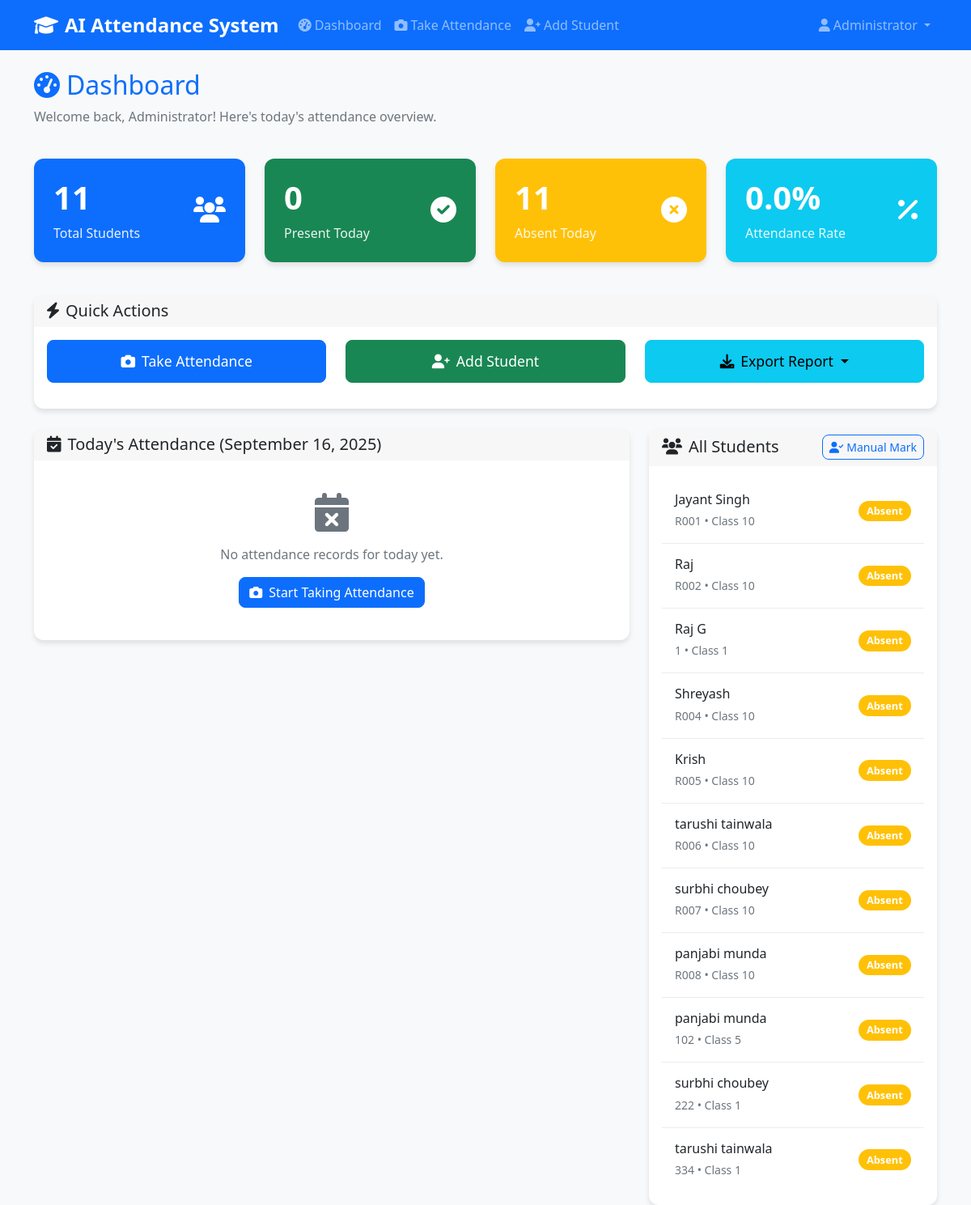
Page /dashboard (signed in) on the earlier database version.
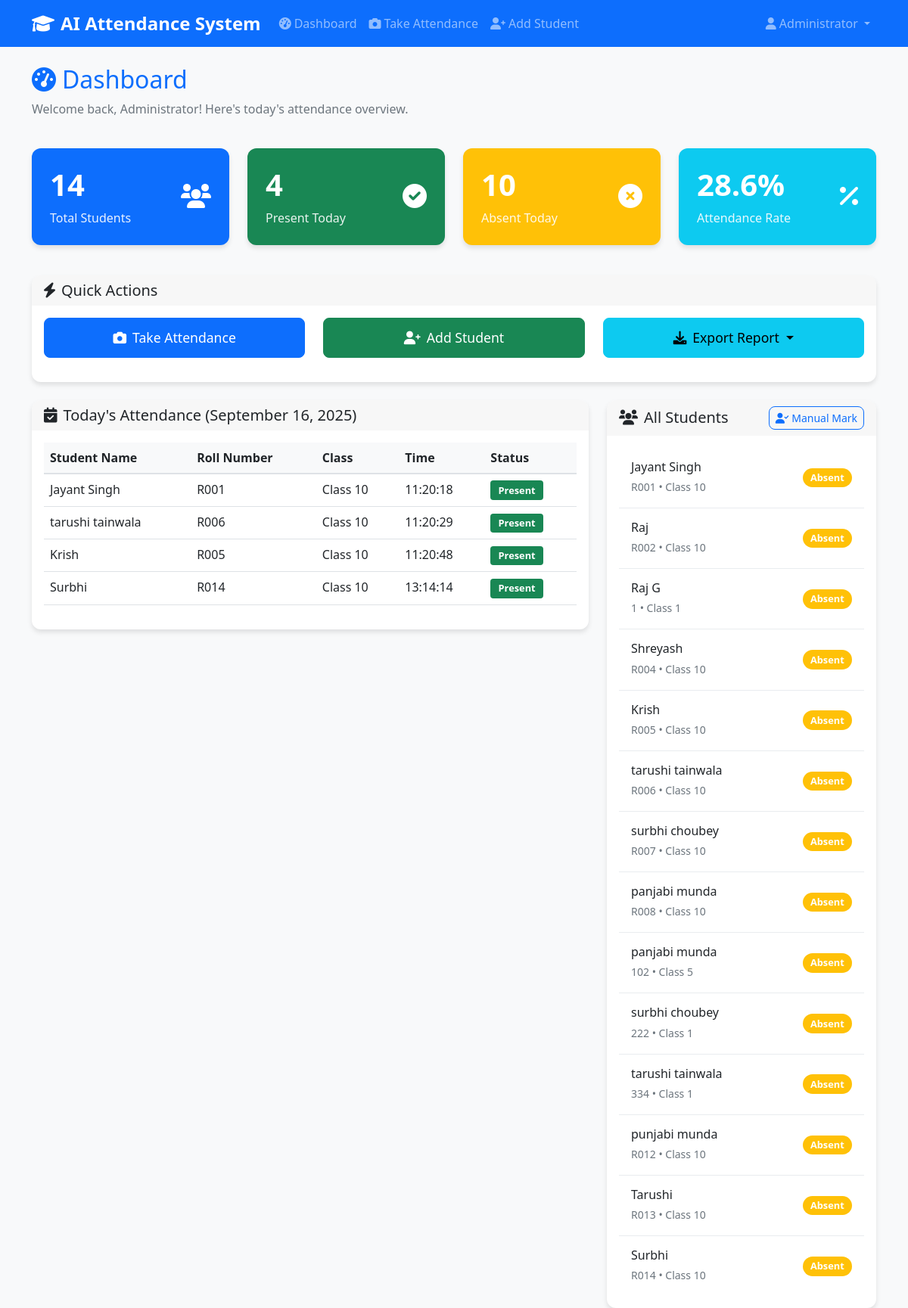
Same page on the later database version.
### app.py (models this page shows)
class Student(db.Model):
    id = db.Column(db.Integer, primary_key=True)
    name = db.Column(db.String(100), nullable=False)
    roll_number = db.Column(db.String(20), unique=True, nullable=False)
    class_name = db.Column(db.String(50), nullable=False)
    def to_dict(self):
        return {
            'id': self.id,
            'name': self.name,
            'roll_number': self.roll_number,
            'class_name': self.class_name
        }

class Attendance(db.Model):
    id = db.Column(db.Integer, primary_key=True)
    student_id = db.Column(db.Integer, db.ForeignKey('student.id'), nullable=False)
    date = db.Column(db.Date, nullable=False)
    time = db.Column(db.Time, nullable=False)
    teacher_id = db.Column(db.Integer, db.ForeignKey('teacher.id'), nullable=False)
    student = db.relationship('Student', backref='attendance_records')

### app.py (the view)
@app.route('/dashboard')
def dashboard():
    if not validate_session():
        return redirect(url_for('login'))
    today = datetime.now().date()
    today_attendance = Attendance.query.filter_by(date=today).all()
    students = Student.query.all()
    students_data = [student.to_dict() for student in students]
    return render_template('dashboard.html',
                         students=students_data,
                         today_attendance=today_attendance,
                         today=today)

### app.py (called while the page is built)
def validate_session():
    if 'teacher_id' in session and 'login_time' in session:
        try:
            login_time = datetime.fromisoformat(session['login_time'])
            if datetime.now() - login_time > timedelta(hours=8):
                session.clear()
                return False
            if datetime.now() - login_time > timedelta(hours=2):
                session['login_time'] = datetime.now().isoformat()
                session.modified = True
            return True
        except:
            session.clear()
            return False
    return False

### templates/dashboard.html (shortened to what this page needs)
{% extends "base.html" %}  {% block content %}
<div class="row mb-4">
  <div class="col-12">
    <h2 class="text-primary">
      <i class="fas fa-tachometer-alt me-2"></i>Dashboard
    </h2>
    <p class="text-muted">
      Welcome back, {{ session.teacher_name }}! Here's today's attendance
      overview.
    </p>
  </div>
</div>
<div class="row mb-4">
  <div class="col-md-3 mb-3">
    <div class="card bg-primary text-white">
      <div class="card-body">
        <div class="d-flex justify-content-between">
          <div>
            <h4 class="card-title">{{ students|length }}</h4>
            <p class="card-text">Total Students</p>
          </div>
          <div class="align-self-center">
            <i class="fas fa-users fa-2x"></i>
          </div>
        </div>
      </div>
    </div>
  </div>
  <div class="col-md-3 mb-3">
    <div class="card bg-success text-white">
      <div class="card-body">
        <div class="d-flex justify-content-between">
          <div>
            <h4 class="card-title">{{ today_attendance|length }}</h4>
            <p class="card-text">Present Today</p>
          </div>
          <div class="align-self-center">
            <i class="fas fa-check-circle fa-2x"></i>
          </div>
        </div>
      </div>
    </div>
  </div>
  <div class="col-md-3 mb-3">
    <div class="card bg-warning text-white">
      <div class="card-body">
        <div class="d-flex justify-content-between">
          <div>
            <h4 class="card-title">
              {{ students|length - today_attendance|length }}
            </h4>
            <p class="card-text">Absent Today</p>
          </div>
          <div class="align-self-center">
            <i class="fas fa-times-circle fa-2x"></i>
          </div>
        </div>
      </div>
    </div>
  </div>
  <div class="col-md-3 mb-3">
    <div class="card bg-info text-white">
      <div class="card-body">
        <div class="d-flex justify-content-between">
          <div>
            <h4 class="card-title">
              {{ "%.1f"|format((today_attendance|length / students|length * 100)
              if students|length > 0 else 0) }}%
            </h4>
            <p class="card-text">Attendance Rate</p>
          </div>
          <div class="align-self-center">
            <i class="fas fa-percentage fa-2x"></i>
          </div>
        </div>
      </div>
    </div>
  </div>
</div>
<div class="row mb-4">
  <div class="col-12">
    <div class="card">
      <div class="card-header">
        <h5 class="mb-0"><i class="fas fa-bolt me-2"></i>Quick Actions</h5>
      </div>
      <div class="card-body">
        <div class="row">
          <div class="col-md-4 mb-3">
            <a
              href="{{ url_for('take_attendance') }}"
              class="btn btn-primary btn-lg w-100"
            >
              <i class="fas fa-camera me-2"></i>Take Attendance
            </a>
          </div>
          <div class="col-md-4 mb-3">
            <a
              href="{{ url_for('add_student') }}"
              class="btn btn-success btn-lg w-100"
            >
              <i class="fas fa-user-plus me-2"></i>Add Student
            </a>
          </div>
          <div class="col-md-4 mb-3">
            <div class="dropdown">
              <button
                class="btn btn-info btn-lg w-100 dropdown-toggle"
                type="button"
                id="exportDropdown"
                data-bs-toggle="dropdown"
                aria-expanded="false"
              >
                <i class="fas fa-download me-2"></i>Export Report
              </button>
            </div>
          </div>
        </div>
      </div>
    </div>
  </div>
</div>
<div class="row">
  <div class="col-md-8">
    <div class="card">
      <div class="card-header">
        <h5 class="mb-0">
          <i class="fas fa-calendar-check me-2"></i>Today's Attendance ({{
          today.strftime('%B %d, %Y') }})
        </h5>
      </div>
      <div class="card-body">
        {% if today_attendance %}
        <div class="table-responsive">
          <table class="table table-hover">
            <thead>
              <tr>
                <th>Student Name</th>
                <th>Roll Number</th>
                <th>Class</th>
                <th>Time</th>
                <th>Status</th>
              </tr>
            </thead>
            <tbody>
              {% for attendance in today_attendance %}
              <tr>
                <td>{{ attendance.student.name }}</td>
                <td>{{ attendance.student.roll_number }}</td>
                <td>{{ attendance.student.class_name }}</td>
                <td>{{ attendance.time.strftime('%H:%M:%S') }}</td>
                <td>
                  <span class="badge bg-success">Present</span>
                </td>
              </tr>
              {% endfor %}
            </tbody>
          </table>
        </div>
        {% else %}
        <div class="text-center py-4">
          <i class="fas fa-calendar-times fa-3x text-muted mb-3"></i>
          <p class="text-muted">No attendance records for today yet.</p>
          <a href="{{ url_for('take_attendance') }}" class="btn btn-primary">
            <i class="fas fa-camera me-2"></i>Start Taking Attendance
          </a>
        </div>
        {% endif %}
      </div>
    </div>
  </div>
  <div class="col-md-4">
    <div class="card">
      <div class="card-header">
        <div class="d-flex justify-content-between align-items-center">
          <h5 class="mb-0"><i class="fas fa-users me-2"></i>All Students</h5>
          <button
            class="btn btn-sm btn-outline-primary"
            data-bs-toggle="modal"
            data-bs-target="#manualMarkModal"
          >
            <i class="fas fa-user-check me-1"></i>Manual Mark
          </button>
        </div>
      </div>
      <div class="card-body">
        {% if students %}
        <div class="list-group list-group-flush">
          {% for student in students %}
          <div
            class="list-group-item d-flex justify-content-between align-items-center"
          >
            <div>
              <h6 class="mb-1">{{ student.name }}</h6>
              <small class="text-muted"
                >{{ student.roll_number }} • {{ student.class_name }}</small
              >
            </div>
            {% set student_present = false %} {% for attendance in
            today_attendance %} {% if attendance.student.id == student.id %} {%
            set student_present = true %} {% endif %} {% endfor %} {% if
            student_present %}
            <span class="badge bg-success rounded-pill">Present</span>
            {% else %}
            <span class="badge bg-warning rounded-pill">Absent</span>
            {% endif %}
          </div>
          {% endfor %}
        </div>
        {% endif %}
      </div>
    </div>
  </div>
</div>
{% endblock %}

### templates/base.html (shortened to what this page needs)
<!DOCTYPE html>
<html lang="en">
  <head>
    <link
      href="https://cdn.jsdelivr.net/npm/bootstrap@5.1.3/dist/css/bootstrap.min.css"
      rel="stylesheet"
    />
    <link
      href="https://cdnjs.cloudflare.com/ajax/libs/font-awesome/6.0.0/css/all.min.css"
      rel="stylesheet"
    />
    <link
      href="{{ url_for('static', filename='css/style.css') }}"
      rel="stylesheet"
    />
  </head>
  <body>
    {% if session.teacher_id %}
    <nav class="navbar navbar-expand-lg navbar-dark bg-primary">
      <div class="container">
        <a class="navbar-brand" href="{{ url_for('dashboard') }}">
          <i class="fas fa-graduation-cap me-2"></i>AI Attendance System
        </a>
        <div class="collapse navbar-collapse" id="navbarNav">
          <ul class="navbar-nav me-auto">
            <li class="nav-item">
              <a class="nav-link" href="{{ url_for('dashboard') }}">
                <i class="fas fa-tachometer-alt me-1"></i>Dashboard
              </a>
            </li>
            <li class="nav-item">
              <a class="nav-link" href="{{ url_for('take_attendance') }}">
                <i class="fas fa-camera me-1"></i>Take Attendance
              </a>
            </li>
            <li class="nav-item">
              <a class="nav-link" href="{{ url_for('add_student') }}">
                <i class="fas fa-user-plus me-1"></i>Add Student
              </a>
            </li>
          </ul>
          <ul class="navbar-nav">
            <li class="nav-item dropdown">
              <a
                class="nav-link dropdown-toggle"
                href="#"
                id="navbarDropdown"
                role="button"
                data-bs-toggle="dropdown"
              >
                <i class="fas fa-user me-1"></i>{{ session.teacher_name }}
              </a>
            </li>
          </ul>
        </div>
      </div>
    </nav>
    {% endif %}
    <main class="container mt-4">
       {% block content %}{% endblock %}
    </main>
  </body>
</html>

### static/css/style.css (style rules this page uses)
body { background-color: #f8f9fa; font-family: "Segoe UI", Tahoma, Geneva, Verdana, sans-serif; }
.navbar-brand { font-weight: 600; font-size: 1.5rem; }
.card { border: none; border-radius: 12px; box-shadow: 0 4px 6px rgba(0, 0, 0, 0.1); transition: transform 0.2s ease, box-shadow 0.2s ease; }
.card-header { border-radius: 12px 12px 0 0 !important; border-bottom: none; font-weight: 600; }
.btn { border-radius: 8px; font-weight: 500; transition: all 0.2s ease; }
.btn-lg { padding: 12px 24px; font-size: 1.1rem; }
.badge { font-size: 0.8rem; padding: 0.5em 0.8em; }
.table { border-radius: 8px; overflow: hidden; }
.table th { background-color: #f8f9fa; border-bottom: 2px solid #dee2e6; font-weight: 600; }
.list-group-item { border: none; border-bottom: 1px solid #e9ecef; padding: 1rem; }
.list-group-item:last-child { border-bottom: none; }
.card.bg-primary, .card.bg-success, .card.bg-warning, .card.bg-info { border: none; }
.card.bg-primary .card-body, .card.bg-success .card-body, .card.bg-warning .card-body, .card.bg-info .card-body { padding: 1.5rem; }
.card.bg-primary .card-title, .card.bg-success .card-title, .card.bg-warning .card-title, .card.bg-info .card-title { font-size: 2.5rem; font-weight: 700; margin-bottom: 0.5rem; }
.card.bg-primary .card-text, .card.bg-success .card-text, .card.bg-warning .card-text, .card.bg-info .card-text { font-size: 1rem; opacity: 0.9; margin-bottom: 0; }
.card, .card .card-body { overflow: visible; }
.table, .list-group, .list-group-item { overflow: visible; }

Differences in the rows shown:
added Attendance: student.name "Jayant Singh", student.roll_number "R001", student.class_name "Class 10", time "11:20:18"
added Attendance: student.name "tarushi tainwala", student.roll_number "R006", student.class_name "Class 10", time "11:20:29"
added Attendance: student.name "Krish", student.roll_number "R005", student.class_name "Class 10", time "11:20:48"
added Attendance: student.name "Surbhi", student.roll_number "R014", student.class_name "Class 10", time "13:14:14"
added Student: name "punjabi munda", roll_number "R012", class_name "Class 10"
added Student: name "Tarushi", roll_number "R013", class_name "Class 10"
added Student: name "Surbhi", roll_number "R014", class_name "Class 10"
Other differences:
{{ students|length }}: "11" → "14"
{{ today_attendance|length }}: "0" → "4"
{{ students|length - today_attendance|length }}: "11" → "10"
text no longer shown: "0.0 No attendance records for today yet. Start Taking Attendance"
text now shown: "28.6 Student Name Roll Number Class Time Status"
